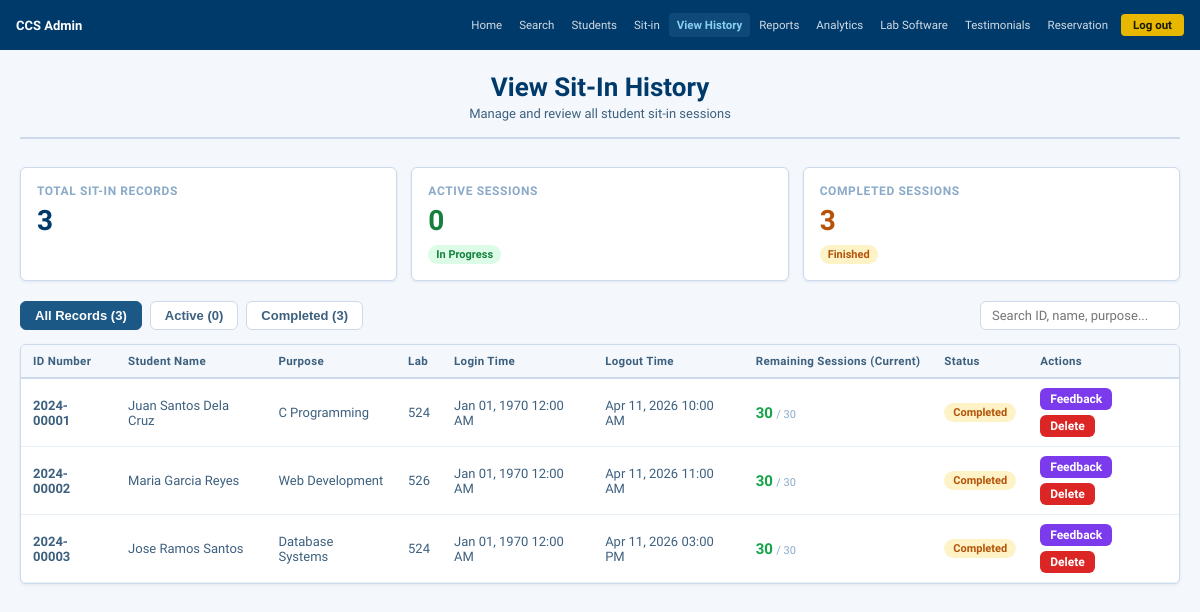
The page /admin_sitin_history.php (signed in) on the database as committed earlier.
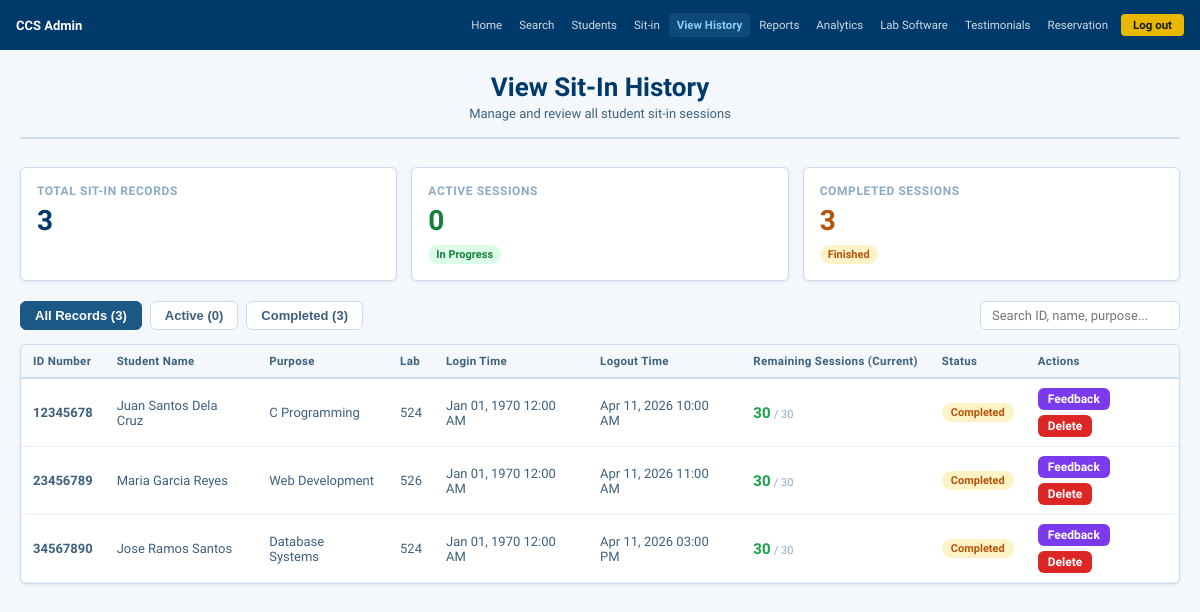
The same page on the database as committed later.
### tables this page shows
CREATE TABLE IF NOT EXISTS sit_in_history (
    id              INT AUTO_INCREMENT PRIMARY KEY,
    student_id      INT         NOT NULL,
    id_number       VARCHAR(20) NOT NULL,
    fullname        VARCHAR(255)NOT NULL,
    sit_purpose     VARCHAR(255)NOT NULL,
    laboratory      VARCHAR(50) NOT NULL,
    login_time      DATETIME    DEFAULT NULL,
    logout_time     DATETIME    DEFAULT NULL,
    date            DATE        NOT NULL,
    created_at      TIMESTAMP DEFAULT CURRENT_TIMESTAMP,
    FOREIGN KEY (student_id) REFERENCES students(id) ON DELETE CASCADE
);

CREATE TABLE IF NOT EXISTS students (
    id              INT AUTO_INCREMENT PRIMARY KEY,
    id_number       VARCHAR(20)  NOT NULL UNIQUE,
    lastname        VARCHAR(100) NOT NULL,
    firstname       VARCHAR(100) NOT NULL,
    middlename      VARCHAR(100) DEFAULT '',
    course          VARCHAR(20)  NOT NULL,
    year_level      TINYINT      NOT NULL DEFAULT 1,
    email           VARCHAR(150) NOT NULL UNIQUE,
    password        VARCHAR(255) NOT NULL,
    address         VARCHAR(255) DEFAULT '',
    session         INT          NOT NULL DEFAULT 30,
    created_at      TIMESTAMP    DEFAULT CURRENT_TIMESTAMP
);

### admin_sitin_history.php (the view, shortened to what the changed rows need)
<?php
require_once 'db.php';
try {
    $stmt = $pdo->prepare("
        SELECT s.id, s.student_id, s.created_at
        FROM sit_in_history s
        WHERE s.session_at_login IS NULL AND s.student_id IS NOT NULL AND s.student_id > 0
    ");
    $stmt->execute();
    $records_to_fix = $stmt->fetchAll();
    foreach ($records_to_fix as $record) {
        $pdo->prepare("UPDATE sit_in_history SET session_at_login = 30 WHERE id = ?")->execute([$record['id']]);
    }
} catch (Exception $e) {  }
try {
    $pdo->exec("CREATE TABLE IF NOT EXISTS feedback (
        id              INT AUTO_INCREMENT PRIMARY KEY,
        sitin_id        INT         NOT NULL,
        student_id      INT         NOT NULL,
        admin_feedback  TEXT        NOT NULL,
        admin_name      VARCHAR(100) DEFAULT 'CCS Admin',
        created_at      TIMESTAMP   DEFAULT CURRENT_TIMESTAMP,
        FOREIGN KEY (sitin_id) REFERENCES sit_in_history(id) ON DELETE CASCADE,
        FOREIGN KEY (student_id) REFERENCES students(id) ON DELETE CASCADE
    )");
} catch (Exception $e) {  }
$query = "SELECT s.*,
                 st.firstname, st.lastname, st.middlename, st.course, st.year_level,
                 st.session as current_session
          FROM sit_in_history s
          LEFT JOIN students st ON s.student_id = st.id";
$query .= " ORDER BY s.created_at DESC";
$all_sitin = $pdo->query($query)->fetchAll();
?>
<!DOCTYPE html>
<html lang="en">
<head>
</head>
<body>
<?php $admin_active_file = 'admin_sitin_history.php'; $admin_active_page = ''; require 'admin_nav.php'; ?>
<div class="page-body">
<div style="margin-bottom: 28px; border-bottom: 2px solid var(--gray-200); padding-bottom: 16px; text-align: center;">
  <h1 style="font-size: 26px; font-weight: 800; color: var(--blue-dk); margin: 0;">View Sit-In History</h1>
  <p style="font-size: 13px; color: var(--gray-600); margin-top: 4px;">Manage and review all student sit-in sessions</p>
</div>
<div class="stats-grid">
  <div class="stat-card">
  </div>
  <div class="stat-card">
  </div>
  <div class="stat-card">
  </div>
</div>
<div class="toolbar">
  <div style="display:flex;gap:8px;flex-wrap:wrap;">
  </div>
  <div class="toolbar-right">
  </div>
</div>
<div class="card">
  <div class="table-wrap">
    <table id="historyTable">
      <thead>
        <tr>
          <th>ID Number</th>
          <th>Student Name</th>
          <th>Purpose</th>
          <th>Lab</th>
          <th>Login Time</th>
          <th>Logout Time</th>
          <th>Remaining Sessions (Current)</th>
          <th>Status</th>
          <th>Actions</th>
        </tr>
      </thead>
      <tbody>
        <?php if ($all_sitin): foreach ($all_sitin as $sit):
          $is_active = empty($sit['logout_time']);
          $full_name = trim($sit['firstname'] . ' ' . $sit['middlename'] . ' ' . $sit['lastname']);
          $full_name = $full_name ?: ($sit['fullname'] ?? 'Walk-in Student');
          $current_session = null;
          if ($sit['student_id'] && $sit['student_id'] > 0) {
              $sessStmt = $pdo->prepare("SELECT session FROM students WHERE id = ? LIMIT 1");
              $sessStmt->execute([$sit['student_id']]);
              $current_session = $sessStmt->fetchColumn();
              $current_session = $current_session !== false ? (int)$current_session : null;
          }
          $login_datetime = '—';
          if ($sit['date'] && $sit['login_time'] && $sit['login_time'] != '00:00:00') {
              $login_datetime = date('M d, Y h:i A', strtotime($sit['date'] . ' ' . $sit['login_time']));
          } elseif ($sit['login_time'] && $sit['login_time'] != '00:00:00') {
              $login_datetime = date('h:i A', strtotime($sit['login_time']));
          }
          $logout_datetime = '—';
          if (!$is_active && $sit['logout_time']) {
              if (strpos($sit['logout_time'], ' ') !== false) {
                  $logout_datetime = date('M d, Y h:i A', strtotime($sit['logout_time']));
              }
              elseif ($sit['date'] && $sit['logout_time'] && $sit['logout_time'] != '00:00:00') {
                  $logout_datetime = date('M d, Y h:i A', strtotime($sit['date'] . ' ' . $sit['logout_time']));
              }
              elseif ($sit['logout_time'] && $sit['logout_time'] != '00:00:00') {
                  $logout_datetime = date('h:i A', strtotime($sit['logout_time']));
              }
          }
        ?>
        <tr>
          <td><strong><?= htmlspecialchars($sit['id_number']) ?></strong></td>
          <td><?= htmlspecialchars($full_name) ?></div>
          <td><?= htmlspecialchars($sit['sit_purpose']) ?></div>
          <td><?= htmlspecialchars($sit['laboratory']) ?></div>
          <td><?= $login_datetime ?></div>
          <td><?= $logout_datetime ?></div>
          <td style="min-width: 110px;">
            <?php if ($sit['student_id'] && $sit['student_id'] > 0 && $current_session !== null): ?>
              <?php
                $sessColor = $current_session <= 5 ? 'session-low' : ($current_session <= 10 ? 'session-medium' : 'session-high');
              ?>
              <span class="session-number <?= $sessColor ?>"><?= $current_session ?></span>
              <span style="font-size:11px;color:var(--gray-400);"> / 30</span>
            <?php elseif ($sit['student_id'] && $sit['student_id'] > 0 && $current_session === null): ?>
              <span style="color:var(--gray-400);">—</span>
            <?php else: ?>
              <span style="color:var(--gray-400);">Walk-in</span>
            <?php endif; ?>
          <td>
            <?php if ($is_active): ?>
              <span class="badge badge-active">Active</span>
            <?php else: ?>
              <span class="badge badge-completed">Completed</span>
            <?php endif; ?>
          <td style="display:flex;gap:5px;flex-wrap:wrap;">
            <button class="btn btn-sm" style="background:#7c3aed;color:#fff;" onclick="openFeedbackModal(<?= $sit['id'] ?>, '<?= addslashes($full_name) ?>')">Feedback</button>
            <form method="POST" style="display:inline;">
              <button type="submit" name="delete_sitin" class="btn btn-red btn-sm" onclick="return confirm('Delete this record?')">Delete</button>
            </form>
        </tr>
        <?php endforeach; else: ?>
          <tr><td colspan="9" class="no-data">No sit-in records found.</td></tr>
        <?php endif; ?>
</body>
</html>

Rows that differ between the two databases and show on the page:
changed sit_in_history "C Programming": id_number "2024-00001" → "12345678"
changed sit_in_history "Web Development": id_number "2024-00002" → "23456789"
changed sit_in_history "Database Systems": id_number "2024-00003" → "34567890"
